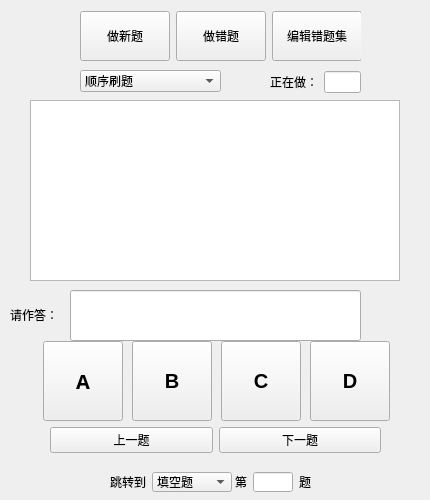
<?xml version="1.0" encoding="UTF-8"?>
<ui version="4.0">
 <class>Widget</class>
 <widget class="QWidget" name="Widget">
  <property name="geometry">
   <rect>
    <x>0</x>
    <y>0</y>
    <width>430</width>
    <height>500</height>
   </rect>
  </property>
  <property name="minimumSize">
   <size>
    <width>430</width>
    <height>500</height>
   </size>
  </property>
  <property name="maximumSize">
   <size>
    <width>430</width>
    <height>500</height>
   </size>
  </property>
  <property name="windowTitle">
   <string>Widget</string>
  </property>
  <widget class="QTextBrowser" name="ProblemViewer">
   <property name="geometry">
    <rect>
     <x>30</x>
     <y>100</y>
     <width>370</width>
     <height>181</height>
    </rect>
   </property>
   <property name="font">
    <font>
     <pointsize>11</pointsize>
     <bold>true</bold>
    </font>
   </property>
   <property name="html">
    <string>&lt;!DOCTYPE HTML PUBLIC &quot;-//W3C//DTD HTML 4.0//EN&quot; &quot;http://www.w3.org/TR/REC-html40/strict.dtd&quot;&gt;
&lt;html&gt;&lt;head&gt;&lt;meta name=&quot;qrichtext&quot; content=&quot;1&quot; /&gt;&lt;meta charset=&quot;utf-8&quot; /&gt;&lt;style type=&quot;text/css&quot;&gt;
p, li { white-space: pre-wrap; }
hr { height: 1px; border-width: 0; }
li.unchecked::marker { content: &quot;\2610&quot;; }
li.checked::marker { content: &quot;\2612&quot;; }
&lt;/style&gt;&lt;/head&gt;&lt;body style=&quot; font-family:'Microsoft YaHei UI'; font-size:11pt; font-weight:700; font-style:normal;&quot;&gt;
&lt;p style=&quot;-qt-paragraph-type:empty; margin-top:0px; margin-bottom:0px; margin-left:0px; margin-right:0px; -qt-block-indent:0; text-indent:0px; font-size:9pt; font-weight:400;&quot;&gt;&lt;br /&gt;&lt;/p&gt;&lt;/body&gt;&lt;/html&gt;</string>
   </property>
  </widget>
  <widget class="QLineEdit" name="InputAnswer">
   <property name="geometry">
    <rect>
     <x>70</x>
     <y>290</y>
     <width>291</width>
     <height>51</height>
    </rect>
   </property>
   <property name="font">
    <font>
     <pointsize>10</pointsize>
    </font>
   </property>
  </widget>
  <widget class="QLabel" name="InputPlease">
   <property name="geometry">
    <rect>
     <x>10</x>
     <y>300</y>
     <width>61</width>
     <height>31</height>
    </rect>
   </property>
   <property name="text">
    <string>&lt;html&gt;&lt;head/&gt;&lt;body&gt;&lt;p&gt;请作答：&lt;/p&gt;&lt;/body&gt;&lt;/html&gt;</string>
   </property>
  </widget>
  <widget class="QComboBox" name="comboBox_2">
   <property name="geometry">
    <rect>
     <x>80</x>
     <y>70</y>
     <width>141</width>
     <height>22</height>
    </rect>
   </property>
   <item>
    <property name="text">
     <string>顺序刷题</string>
    </property>
   </item>
   <item>
    <property name="text">
     <string>随机刷题</string>
    </property>
   </item>
  </widget>
  <widget class="QWidget" name="layoutWidget">
   <property name="geometry">
    <rect>
     <x>80</x>
     <y>10</y>
     <width>281</width>
     <height>52</height>
    </rect>
   </property>
   <layout class="QHBoxLayout" name="horizontalLayout">
    <item>
     <widget class="QPushButton" name="NewProblems">
      <property name="minimumSize">
       <size>
        <width>90</width>
        <height>50</height>
       </size>
      </property>
      <property name="maximumSize">
       <size>
        <width>90</width>
        <height>50</height>
       </size>
      </property>
      <property name="text">
       <string>做新题</string>
      </property>
     </widget>
    </item>
    <item>
     <widget class="QPushButton" name="WrongProblems">
      <property name="minimumSize">
       <size>
        <width>90</width>
        <height>50</height>
       </size>
      </property>
      <property name="maximumSize">
       <size>
        <width>90</width>
        <height>50</height>
       </size>
      </property>
      <property name="text">
       <string>做错题</string>
      </property>
     </widget>
    </item>
    <item>
     <widget class="QPushButton" name="WrongProblemsList">
      <property name="minimumSize">
       <size>
        <width>90</width>
        <height>50</height>
       </size>
      </property>
      <property name="maximumSize">
       <size>
        <width>90</width>
        <height>50</height>
       </size>
      </property>
      <property name="text">
       <string>编辑错题集</string>
      </property>
     </widget>
    </item>
   </layout>
  </widget>
  <widget class="QWidget" name="layoutWidget">
   <property name="geometry">
    <rect>
     <x>50</x>
     <y>420</y>
     <width>331</width>
     <height>41</height>
    </rect>
   </property>
   <layout class="QHBoxLayout" name="horizontalLayout_2">
    <item>
     <widget class="QPushButton" name="LastProblem">
      <property name="text">
       <string>上一题</string>
      </property>
     </widget>
    </item>
    <item>
     <widget class="QPushButton" name="NextProblem">
      <property name="text">
       <string>下一题</string>
      </property>
     </widget>
    </item>
   </layout>
  </widget>
  <widget class="QWidget" name="layoutWidget">
   <property name="geometry">
    <rect>
     <x>40</x>
     <y>340</y>
     <width>357</width>
     <height>82</height>
    </rect>
   </property>
   <layout class="QHBoxLayout" name="horizontalLayout_3">
    <item>
     <widget class="QPushButton" name="ChooseA">
      <property name="minimumSize">
       <size>
        <width>80</width>
        <height>80</height>
       </size>
      </property>
      <property name="maximumSize">
       <size>
        <width>80</width>
        <height>80</height>
       </size>
      </property>
      <property name="font">
       <font>
        <family>Microsoft YaHei</family>
        <pointsize>15</pointsize>
        <bold>true</bold>
       </font>
      </property>
      <property name="text">
       <string>A</string>
      </property>
     </widget>
    </item>
    <item>
     <widget class="QPushButton" name="ChooseB">
      <property name="minimumSize">
       <size>
        <width>80</width>
        <height>80</height>
       </size>
      </property>
      <property name="maximumSize">
       <size>
        <width>80</width>
        <height>80</height>
       </size>
      </property>
      <property name="font">
       <font>
        <pointsize>15</pointsize>
        <bold>true</bold>
       </font>
      </property>
      <property name="text">
       <string>B</string>
      </property>
     </widget>
    </item>
    <item>
     <widget class="QPushButton" name="ChooseC">
      <property name="minimumSize">
       <size>
        <width>80</width>
        <height>80</height>
       </size>
      </property>
      <property name="maximumSize">
       <size>
        <width>80</width>
        <height>80</height>
       </size>
      </property>
      <property name="font">
       <font>
        <pointsize>15</pointsize>
        <bold>true</bold>
       </font>
      </property>
      <property name="text">
       <string>C</string>
      </property>
     </widget>
    </item>
    <item>
     <widget class="QPushButton" name="ChooseD">
      <property name="minimumSize">
       <size>
        <width>80</width>
        <height>80</height>
       </size>
      </property>
      <property name="maximumSize">
       <size>
        <width>80</width>
        <height>80</height>
       </size>
      </property>
      <property name="font">
       <font>
        <pointsize>15</pointsize>
        <bold>true</bold>
       </font>
      </property>
      <property name="text">
       <string>D</string>
      </property>
     </widget>
    </item>
   </layout>
  </widget>
  <widget class="QWidget" name="layoutWidget">
   <property name="geometry">
    <rect>
     <x>110</x>
     <y>470</y>
     <width>201</width>
     <height>24</height>
    </rect>
   </property>
   <layout class="QHBoxLayout" name="horizontalLayout_4">
    <item>
     <widget class="QLabel" name="label">
      <property name="text">
       <string>跳转到</string>
      </property>
     </widget>
    </item>
    <item>
     <widget class="QComboBox" name="comboBox">
      <property name="minimumSize">
       <size>
        <width>80</width>
        <height>20</height>
       </size>
      </property>
      <property name="maximumSize">
       <size>
        <width>80</width>
        <height>20</height>
       </size>
      </property>
      <property name="toolTip">
       <string>&lt;html&gt;&lt;head/&gt;&lt;body&gt;&lt;p&gt;&lt;br/&gt;&lt;/p&gt;&lt;/body&gt;&lt;/html&gt;</string>
      </property>
      <property name="styleSheet">
       <string notr="true"/>
      </property>
      <item>
       <property name="text">
        <string>填空题</string>
       </property>
      </item>
      <item>
       <property name="text">
        <string>选择题</string>
       </property>
      </item>
     </widget>
    </item>
    <item>
     <widget class="QLabel" name="label_3">
      <property name="text">
       <string>第</string>
      </property>
     </widget>
    </item>
    <item>
     <widget class="QLineEdit" name="TurnToProblemNum">
      <property name="minimumSize">
       <size>
        <width>40</width>
        <height>20</height>
       </size>
      </property>
      <property name="maximumSize">
       <size>
        <width>40</width>
        <height>20</height>
       </size>
      </property>
     </widget>
    </item>
    <item>
     <widget class="QLabel" name="label_2">
      <property name="text">
       <string>题</string>
      </property>
     </widget>
    </item>
   </layout>
  </widget>
  <widget class="QWidget" name="">
   <property name="geometry">
    <rect>
     <x>270</x>
     <y>70</y>
     <width>91</width>
     <height>24</height>
    </rect>
   </property>
   <layout class="QHBoxLayout" name="horizontalLayout_5">
    <item>
     <widget class="QLabel" name="label_4">
      <property name="text">
       <string>正在做：</string>
      </property>
     </widget>
    </item>
    <item>
     <widget class="QLineEdit" name="Doing"/>
    </item>
   </layout>
  </widget>
 </widget>
 <resources/>
 <connections/>
</ui>
